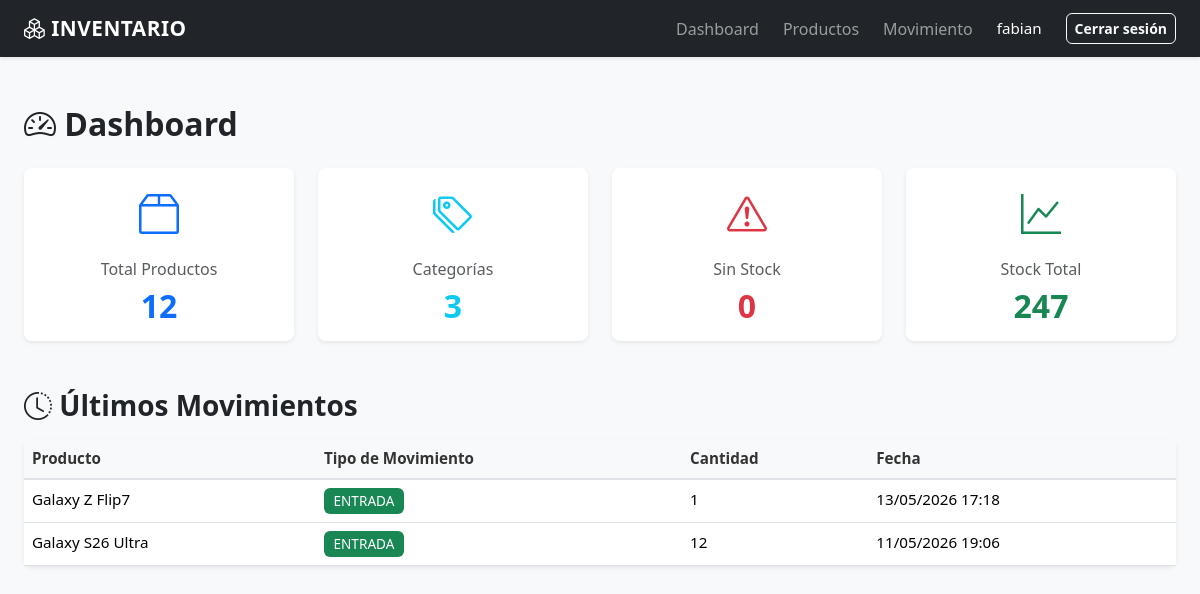
The app's page / (signed in), older data.
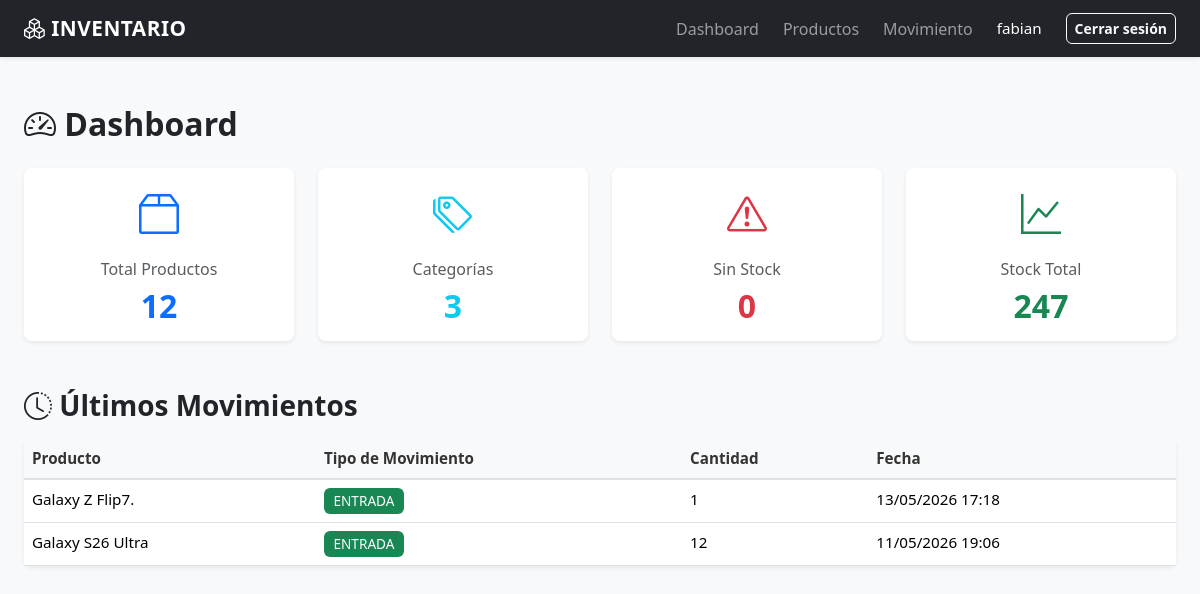
The same page, newer data.
### inventario/models.py (models this page shows, shortened)
class Movimiento(models.Model):
    TIPO_MOVIMIENTO = (
        ('ENTRADA', 'Entrada'),
        ('SALIDA', 'Salida'),
    )
    producto = models.ForeignKey(Producto, on_delete=models.CASCADE)
    tipo = models.CharField(max_length=10, choices=TIPO_MOVIMIENTO)
    cantidad = models.IntegerField()
    fecha = models.DateTimeField(auto_now_add=True)

class Producto(models.Model):
    nombre = models.CharField(max_length=100)
    precio = models.DecimalField(max_digits=10, decimal_places=2)
    stock = models.IntegerField(default=0)
    categoria = models.ForeignKey(Categoria, on_delete=models.CASCADE)
    proveedor = models.ForeignKey(Proveedor, on_delete=models.CASCADE)

### inventario/views.py (the view)
# urls.py: path('', dashboard, name='dashboard'),
@login_required
def dashboard(request):
    total_productos= Producto.objects.count()
    total_categorias = Categoria.objects.count()
    productos_sin_stock = Producto.objects.filter(stock__lte=0).count()
    total_stock = Producto.objects.aggregate(
        Sum('stock')
    )['stock__sum']
    ultimos_movimientos = Movimiento.objects.order_by('-fecha')[:5]
    context = {
        'total_productos': total_productos,
        'total_categorias': total_categorias,
        'productos_sin_stock': productos_sin_stock,
        'total_stock': total_stock,
        'ultimos_movimientos': ultimos_movimientos
    }
    return render(request,'inventario/dashboard.html', context)

### inventario/templates/inventario/dashboard.html (shortened to what this page needs)
{% extends 'inventario/base.html' %}
{% block content %}
<div class="mt-4 mb-4">
    <h2 class="fw-bold text-dark mb-4">
        <i class="bi bi-speedometer2"></i> Dashboard
    </h2>
    <div class="row g-4 mb-5">
        <div class="col-md-6 col-lg-3">
            <div class="card border-0 shadow-sm h-100">
                <div class="card-body text-center">
                    <div class="mb-3">
                        <i class="bi bi-box2 text-primary" style="font-size: 2.5rem;"></i>
                    </div>
                    <h6 class="card-title text-muted">Total Productos</h6>
                    <h2 class="card-text text-primary fw-bold">{{ total_productos }}</h2>
                </div>
            </div>
        </div>
        <div class="col-md-6 col-lg-3">
            <div class="card border-0 shadow-sm h-100">
                <div class="card-body text-center">
                    <div class="mb-3">
                        <i class="bi bi-tags text-info" style="font-size: 2.5rem;"></i>
                    </div>
                    <h6 class="card-title text-muted">Categorías</h6>
                    <h2 class="card-text text-info fw-bold">{{ total_categorias }}</h2>
                </div>
            </div>
        </div>
        <div class="col-md-6 col-lg-3">
            <div class="card border-0 shadow-sm h-100">
                <div class="card-body text-center">
                    <div class="mb-3">
                        <i class="bi bi-exclamation-triangle text-danger" style="font-size: 2.5rem;"></i>
                    </div>
                    <h6 class="card-title text-muted">Sin Stock</h6>
                    <h2 class="card-text text-danger fw-bold">{{ productos_sin_stock }}</h2>
                </div>
            </div>
        </div>
        <div class="col-md-6 col-lg-3">
            <div class="card border-0 shadow-sm h-100">
                <div class="card-body text-center">
                    <div class="mb-3">
                        <i class="bi bi-graph-up text-success" style="font-size: 2.5rem;"></i>
                    </div>
                    <h6 class="card-title text-muted">Stock Total</h6>
                    <h2 class="card-text text-success fw-bold">{{ total_stock }}</h2>
                </div>
            </div>
        </div>
    </div>
    <h3 class="fw-bold text-dark mb-3">
        <i class="bi bi-clock-history"></i> Últimos Movimientos
    </h3>
    <div class="card border-0 shadow-sm">
        <div class="table-responsive">
            <table class="table table-hover mb-0">
                <thead class="table-light">
                    <tr>
                        <th>Producto</th>
                        <th>Tipo de Movimiento</th>
                        <th>Cantidad</th>
                        <th>Fecha</th>
                    </tr>
                </thead>
                <tbody>
                    {% if ultimos_movimientos %}
                        {% for movimiento in ultimos_movimientos %}
                            <tr>
                                <td class="fw-5">{{ movimiento.producto.nombre }}</td>
                                <td>
                                    <span class="badge {% if movimiento.tipo == 'ENTRADA' %}bg-success{% else %}bg-warning{% endif %}">
                                        {{ movimiento.tipo }}
                                    </span>
                                </td>
                                <td>{{ movimiento.cantidad }}</td>
                                <td>{{ movimiento.fecha|date:"d/m/Y H:i" }}</td>
                            </tr>
                        {% endfor %}
                    {% else %}
                        <tr>
                            <td colspan="4" class="text-center text-muted py-4">
                                No hay movimientos registrados
                            </td>
                        </tr>
                    {% endif %}
                </tbody>
            </table>
        </div>
    </div>
</div>
{% endblock content %}

Row changes from the older to the newer data that the page shows:
changed through a linked row, Movimiento: producto.nombre "Galaxy Z Flip7" → "Galaxy Z Flip7."
